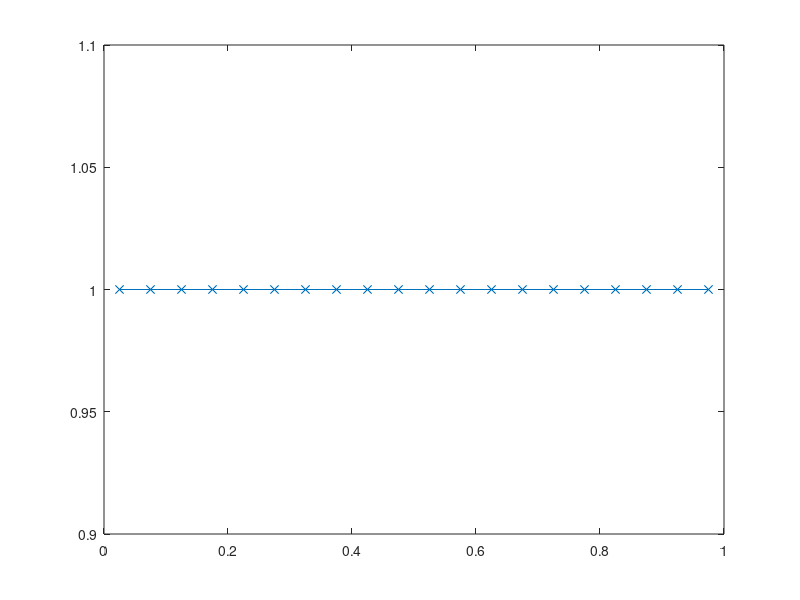
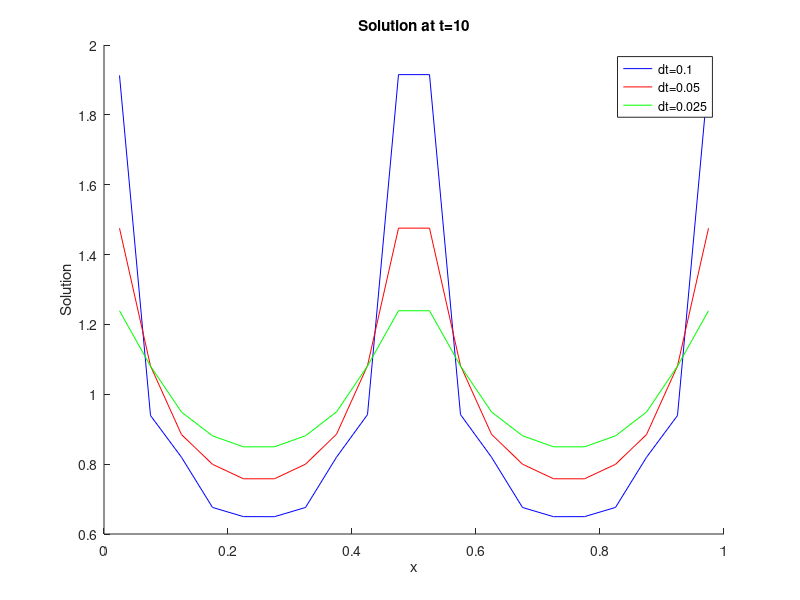

These charts were generated, in order, by the following MATLAB code:
close all
clear all
%% Input data
N  = 20;        % number of cells
dx = 1/N;

dt   = 0.1;     % time step
tend = 10;      % total simulation time

fmt = '-b';     % linecolor for plot of final solution

show_sol = 0;   % (=1) show intermediate solutions during simulation

method = 1;     % method = 1 : exact at t(n+1)
                % method = 2 : exact at t(n+1/2)
                % method = 3 : DGCL
dt_values = [0.1, 0.05, 0.025];

% amplitudes = zeros(length(dt_values), 1); % amplitudes, computed roughly at t = 0.25 
amplitudes = [];
loop_count = 0;
for dt = dt_values
  if dt==0.1
    fmt = '-b';
  elseif dt==0.05
    fmt = '-r';
  else
    fmt = '-g';
  end

if (method == 1)
  disp('Mesh velocities are EXACT at t(n+1)');
elseif (method == 2)
  disp('Mesh velocities are EXACT at t(n+1/2)');
else
  disp('Mesh velocities satisfy DGCL');
end

%% Initialisation

dx = zeros(1,N);    % cell volumes
xi = zeros(1,N+1);  % face centers
x  = zeros(1,N);    % cell centers
u  = ones(1,N);     % solution

xi  = (0:N)/N;              % face centers
xi0 = (0:N)/N;              % face centers at t=0
x   = (1:N)/N - 0.5/N;      % cell centers
dx  = xi(2:N+1) - xi(1:N);  % cell volumes

% Plot initial solution
figure(1);
hold off;
axis([0 1 0.98 1.02]);
plot(x,u,'-x');
hold off;

L = zeros(N);   % Discretization matrix

%% Simulation loop
for t=dt:dt:tend
  dx_tn = dx;  % store cell volume at tn
  xi_tn = xi;  % store face center at tn
  u_tn  = u;   % store solution at tn
  
  xi     = xi0 + sin(2*pi*t) * sin(2*pi*xi0) / N;   % face centers at tn+1
  dx     = xi(2:N+1)-xi(1:N);                       % cell volumes at tn+1
  x      = xi(1:N) + dx/2;                          % cell centers at tn+1
  
  dxidt_exnp1   = 2*pi*cos(2*pi*(t))*sin(2*pi*xi0) / N;         % exact face velocity at tn+1
  dxidt_exnp1_2 = 2*pi*cos(2*pi*(t-dt/2))*sin(2*pi*xi0) / N;    % exact face velocity at tn+1/2
  dxidt_dgcl    = (xi - xi_tn) / dt;                            % face velocity satisfying D-GCL
  
  if (method == 1)
    dxidt = dxidt_exnp1;
  elseif (method ==2)
    dxidt = dxidt_exnp1_2;
  else
    dxidt = dxidt_dgcl;
  end
    
  % Setting up system to solve; for each cell:
  %
  %   (u*dx)^(n+1) - (u*dx)^n      
  %   ------------------------- - [ u_leftface * dxidt_leftface * (-1) + u_rightface * dxidt_rightface * (+1) ]^(n+1) = 0
  %             dt                 
  %
  % which can be written for the total system as:
  %
  % L u^(n+1) = (u*dx)^n
  %
  % We use a simple avarage to compute the solution at a cell face:
  %   u_face = 0.5 * (u_leftcell + u_rightcell)
  %
  % Internal cells
  for i=2:N-1
    L(i,i-1:i+1) = [0 dx(i) 0] - dt * 0.5*[-dxidt(i) dxidt(i+1)-dxidt(i) dxidt(i+1)];
  end
  % Boundary cells
  L(1,1:2)   = [dx(1) 0] - dt * 0.5*[dxidt(2)-2*dxidt(1) dxidt(2)];
  L(N,N-1:N) = [0 dx(N)] - dt * 0.5*[-dxidt(N) 2*dxidt(N+1)-dxidt(N)];

  % solve system
  u = (L\(dx_tn.*u_tn)')';

  % store amplitude at x = 0.25, only at final solution (t = tend)
  if (t > tend- 0.01*dt) 
      u_min = min(u);
      % amplitudes(loop_count,1) = 1-u_min;
      amplitudes = [amplitudes, 1-u_min];
  end


  % Show intermediate solution
  if (show_sol)
    figure(1);
    hold off;
    plot(x,u,'-x');
    axis([0 1 0.8 1.2]);
%    pause
  end
  
end


%% Plot final solution
figure(2);
hold on;
title(['Solution at t=' num2str(tend)]);
ylabel('Solution');
xlabel('x');
plot(x,u,fmt);
legend(['dt=0.1'], ['dt=0.05'], ['dt=0.025']);
loop_count = loop_count + 1;
end

% rough order of accuracy
% p = mean((amplitudes[:-1] - amplitudes[1:])/(dt_values[:-1] - dt_values[1:]));
p = (amplitudes(1:end-1)/amplitudes(2:end)) ./ (dt_values(1:end-1)/dt_values(2:end));
p_mean = mean(p);
fprintf('Estimated Order of convergence = %d\n', p_mean);
log_base_2_p = log(p_mean) / log(0.5);


% saveas(figure(2), 'method_3_q21.png');
hold off;


